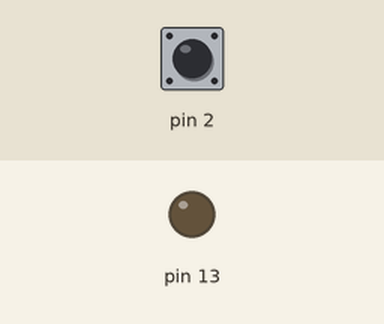
This sketch was run on a simulated Arduino Uno, built with avr-gcc and run on an emulated ATmega328P. Parts: output pins drawn as LEDs (lit = HIGH). The test bench sets the inputs (shaded band); at power-on: pin 2 HIGH.

Above: at 1.2 s.
1.3 s: pin 2 pulled LOW for 0.15 s
At 1.37 s:
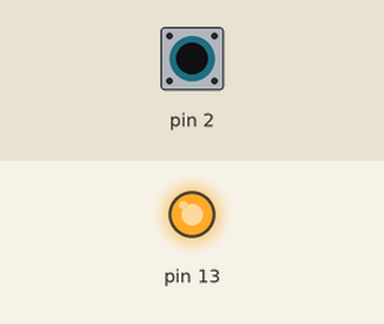
2.9 s: pin 2 pulled LOW for 3.2 s
At 7.1 s:
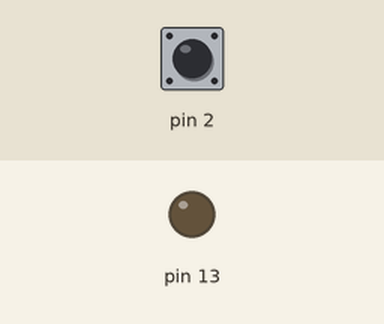
Timing chart, 0 to 8.6 s (numbered marks = the images above; inputs shaded):
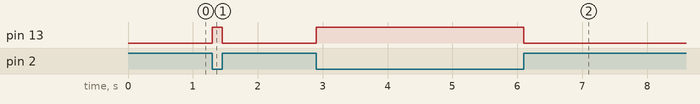

Measured:
- after the input at 1.3 s, pin 13: LOW → HIGH at once, → LOW 0.15 s later
- after the input at 2.9 s, pin 13: LOW → HIGH at once, → LOW 3.2 s later

The sketch:

led_botao.ino
```cpp
void setup(){
  pinMode(13, OUTPUT);
  pinMode(2,INPUT_PULLUP);
}

void loop(){
  int botao = digitalRead(2);
  if (botao == 0){
    digitalWrite(13, 1);
    digitalWrite(8, 1);

  }
  else{
    digitalWrite(13,0);
    digitalWrite(8,0);
  }
}
```
